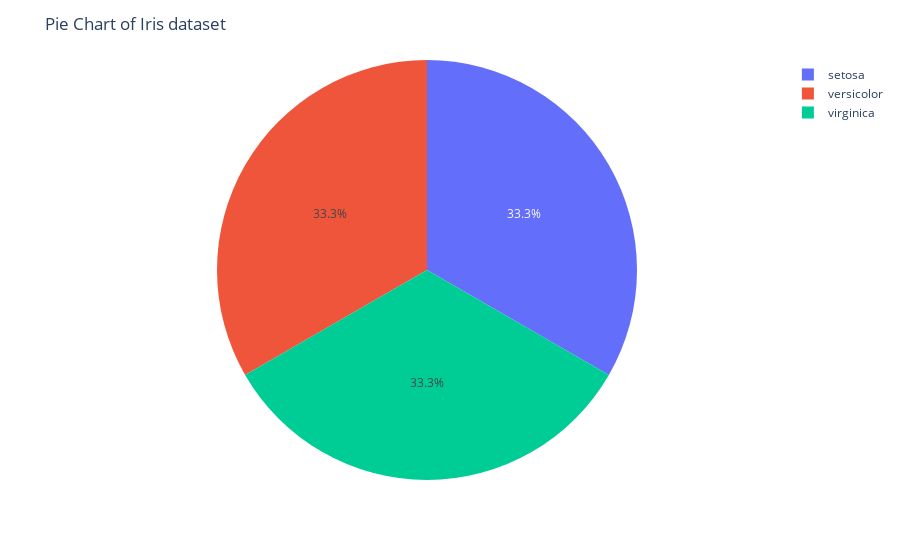

Notebook code cell kept with this figure:
### Code cell
fig7 = px.pie(df_pie, values='count', names='species')
fig7.update_layout(title='Pie Chart of Iris dataset')
fig7.show()
# save the plot
fig7.write_image("./output/13_piechart.png")

### Figure 1 — Plotly figure (JSON) as saved in the notebook; plotly's stock layout.template omitted (floating-point values rounded to 4 significant figures)
{"data": [{"domain": {"x": [0, 1], "y": [0, 1]}, "hovertemplate": "species=%{label}<br>count=%{value}<extra></extra>", "labels": ["setosa", "versicolor", "virginica"], "legendgroup": "", "name": "", "showlegend": true, "type": "pie", "values": [50, 50, 50]}], "layout": {"legend": {"tracegroupgap": 0}, "margin": {"t": 60}, "title": {"text": "Pie Chart of Iris dataset"}}}
